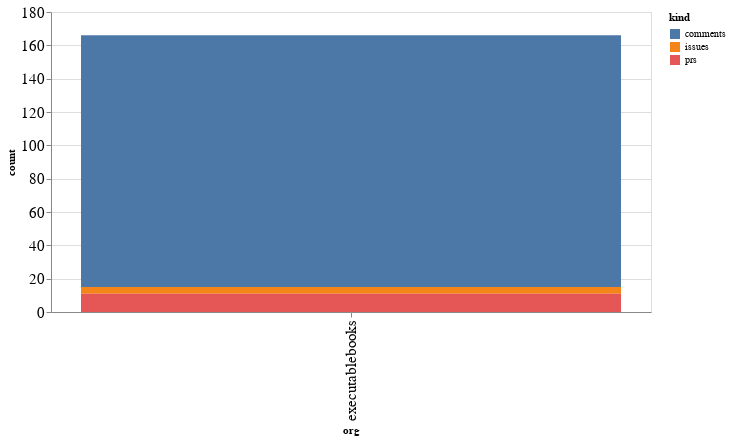

The code cell stored with this chart in its notebook:
### Code cell
alt.Chart(org_summaries, width=600).mark_bar().encode(
    x='org',
    y='count',
    color='kind',
    tooltip="org"
)

### Figure 1 — Vega-Lite specification as saved in the notebook (floating-point values rounded to 4 significant figures)
{"config": {"axisLeft": {"labelFontSize": 15}, "axisBottom": {"labelFontSize": 15}}, "data": {"name": "data-b7b7b6e28fe9c71b6a5a778d8b76b4b4"}, "mark": "bar", "encoding": {"color": {"type": "nominal", "field": "kind"}, "tooltip": {"type": "nominal", "field": "org"}, "x": {"type": "nominal", "field": "org"}, "y": {"type": "quantitative", "field": "count"}}, "width": 600, "$schema": "https://vega.github.io/schema/vega-lite/v4.8.1.json", "datasets": {"data-b7b7b6e28fe9c71b6a5a778d8b76b4b4": [{"org": "executablebooks", "kind": "comments", "count": 151}, {"org": "executablebooks", "kind": "issues", "count": 4}, {"org": "executablebooks", "kind": "prs", "count": 11}]}}
